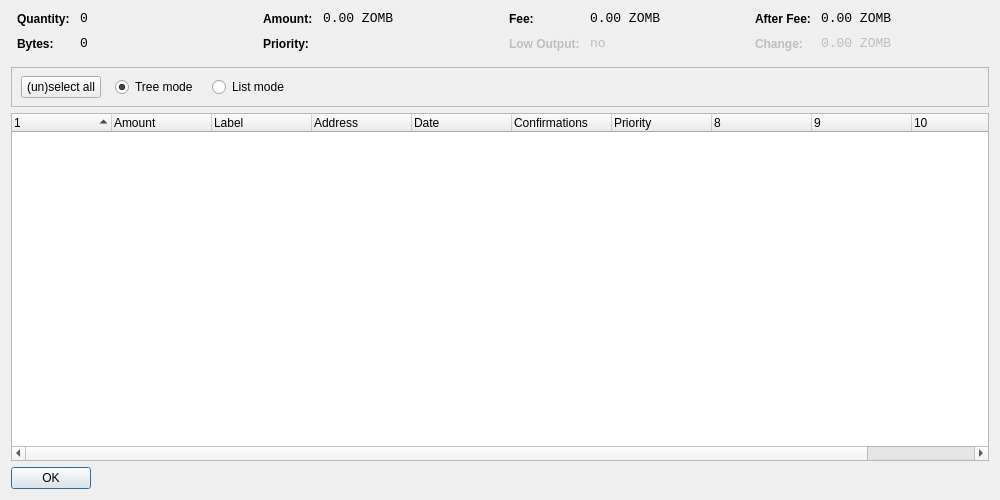
<?xml version="1.0" encoding="UTF-8"?>
<ui version="4.0">
 <class>CoinControlDialog</class>
 <widget class="QDialog" name="CoinControlDialog">
  <property name="geometry">
   <rect>
    <x>0</x>
    <y>0</y>
    <width>1000</width>
    <height>500</height>
   </rect>
  </property>
  <property name="windowTitle">
   <string>Coin Control</string>
  </property>
  <layout class="QVBoxLayout" name="verticalLayout">
   <item>
    <layout class="QHBoxLayout" name="horizontalLayoutTop" stretch="0,0,0,0">
     <property name="topMargin">
      <number>0</number>
     </property>
     <property name="bottomMargin">
      <number>10</number>
     </property>
     <item>
      <layout class="QFormLayout" name="formLayoutCoinControl1">
       <property name="horizontalSpacing">
        <number>10</number>
       </property>
       <property name="verticalSpacing">
        <number>10</number>
       </property>
       <property name="leftMargin">
        <number>6</number>
       </property>
       <property name="rightMargin">
        <number>6</number>
       </property>
       <item row="0" column="0">
        <widget class="QLabel" name="labelCoinControlQuantityText">
         <property name="styleSheet">
          <string notr="true">font-weight:bold;</string>
         </property>
         <property name="text">
          <string>Quantity:</string>
         </property>
        </widget>
       </item>
       <item row="0" column="1">
        <widget class="QLabel" name="labelCoinControlQuantity">
         <property name="font">
          <font>
           <family>Monospace</family>
           <pointsize>10</pointsize>
          </font>
         </property>
         <property name="cursor">
          <cursorShape>IBeamCursor</cursorShape>
         </property>
         <property name="contextMenuPolicy">
          <enum>Qt::ActionsContextMenu</enum>
         </property>
         <property name="text">
          <string notr="true">0</string>
         </property>
         <property name="textInteractionFlags">
          <set>Qt::LinksAccessibleByMouse|Qt::TextSelectableByKeyboard|Qt::TextSelectableByMouse</set>
         </property>
        </widget>
       </item>
       <item row="1" column="0">
        <widget class="QLabel" name="labelCoinControlBytesText">
         <property name="styleSheet">
          <string notr="true">font-weight:bold;</string>
         </property>
         <property name="text">
          <string>Bytes:</string>
         </property>
        </widget>
       </item>
       <item row="1" column="1">
        <widget class="QLabel" name="labelCoinControlBytes">
         <property name="font">
          <font>
           <family>Monospace</family>
           <pointsize>10</pointsize>
          </font>
         </property>
         <property name="cursor">
          <cursorShape>IBeamCursor</cursorShape>
         </property>
         <property name="contextMenuPolicy">
          <enum>Qt::ActionsContextMenu</enum>
         </property>
         <property name="text">
          <string notr="true">0</string>
         </property>
         <property name="textInteractionFlags">
          <set>Qt::LinksAccessibleByMouse|Qt::TextSelectableByKeyboard|Qt::TextSelectableByMouse</set>
         </property>
        </widget>
       </item>
      </layout>
     </item>
     <item>
      <layout class="QFormLayout" name="formLayoutCoinControl2">
       <property name="horizontalSpacing">
        <number>10</number>
       </property>
       <property name="verticalSpacing">
        <number>10</number>
       </property>
       <property name="leftMargin">
        <number>6</number>
       </property>
       <property name="rightMargin">
        <number>6</number>
       </property>
       <item row="0" column="0">
        <widget class="QLabel" name="labelCoinControlAmountText">
         <property name="styleSheet">
          <string notr="true">font-weight:bold;</string>
         </property>
         <property name="text">
          <string>Amount:</string>
         </property>
        </widget>
       </item>
       <item row="0" column="1">
        <widget class="QLabel" name="labelCoinControlAmount">
         <property name="font">
          <font>
           <family>Monospace</family>
           <pointsize>10</pointsize>
          </font>
         </property>
         <property name="cursor">
          <cursorShape>IBeamCursor</cursorShape>
         </property>
         <property name="contextMenuPolicy">
          <enum>Qt::ActionsContextMenu</enum>
         </property>
         <property name="text">
          <string notr="true">0.00 ZOMB</string>
         </property>
         <property name="textInteractionFlags">
          <set>Qt::LinksAccessibleByMouse|Qt::TextSelectableByKeyboard|Qt::TextSelectableByMouse</set>
         </property>
        </widget>
       </item>
       <item row="1" column="0">
        <widget class="QLabel" name="labelCoinControlPriorityText">
         <property name="styleSheet">
          <string notr="true">font-weight:bold;</string>
         </property>
         <property name="text">
          <string>Priority:</string>
         </property>
        </widget>
       </item>
       <item row="1" column="1">
        <widget class="QLabel" name="labelCoinControlPriority">
         <property name="font">
          <font>
           <family>Monospace</family>
           <pointsize>10</pointsize>
          </font>
         </property>
         <property name="cursor">
          <cursorShape>IBeamCursor</cursorShape>
         </property>
         <property name="contextMenuPolicy">
          <enum>Qt::ActionsContextMenu</enum>
         </property>
         <property name="text">
          <string/>
         </property>
         <property name="textInteractionFlags">
          <set>Qt::LinksAccessibleByMouse|Qt::TextSelectableByKeyboard|Qt::TextSelectableByMouse</set>
         </property>
        </widget>
       </item>
      </layout>
     </item>
     <item>
      <layout class="QFormLayout" name="formLayoutCoinControl3">
       <property name="horizontalSpacing">
        <number>10</number>
       </property>
       <property name="verticalSpacing">
        <number>10</number>
       </property>
       <property name="leftMargin">
        <number>6</number>
       </property>
       <property name="rightMargin">
        <number>6</number>
       </property>
       <item row="0" column="0">
        <widget class="QLabel" name="labelCoinControlFeeText">
         <property name="styleSheet">
          <string notr="true">font-weight:bold;</string>
         </property>
         <property name="text">
          <string>Fee:</string>
         </property>
        </widget>
       </item>
       <item row="0" column="1">
        <widget class="QLabel" name="labelCoinControlFee">
         <property name="font">
          <font>
           <family>Monospace</family>
           <pointsize>10</pointsize>
          </font>
         </property>
         <property name="cursor">
          <cursorShape>IBeamCursor</cursorShape>
         </property>
         <property name="contextMenuPolicy">
          <enum>Qt::ActionsContextMenu</enum>
         </property>
         <property name="text">
          <string notr="true">0.00 ZOMB</string>
         </property>
         <property name="textInteractionFlags">
          <set>Qt::LinksAccessibleByMouse|Qt::TextSelectableByKeyboard|Qt::TextSelectableByMouse</set>
         </property>
        </widget>
       </item>
       <item row="1" column="0">
        <widget class="QLabel" name="labelCoinControlLowOutputText">
         <property name="enabled">
          <bool>false</bool>
         </property>
         <property name="styleSheet">
          <string notr="true">font-weight:bold;</string>
         </property>
         <property name="text">
          <string>Low Output:</string>
         </property>
        </widget>
       </item>
       <item row="1" column="1">
        <widget class="QLabel" name="labelCoinControlLowOutput">
         <property name="enabled">
          <bool>false</bool>
         </property>
         <property name="font">
          <font>
           <family>Monospace</family>
           <pointsize>10</pointsize>
          </font>
         </property>
         <property name="cursor">
          <cursorShape>IBeamCursor</cursorShape>
         </property>
         <property name="contextMenuPolicy">
          <enum>Qt::ActionsContextMenu</enum>
         </property>
         <property name="text">
          <string notr="true">no</string>
         </property>
         <property name="textInteractionFlags">
          <set>Qt::LinksAccessibleByMouse|Qt::TextSelectableByKeyboard|Qt::TextSelectableByMouse</set>
         </property>
        </widget>
       </item>
      </layout>
     </item>
     <item>
      <layout class="QFormLayout" name="formLayoutCoinControl4">
       <property name="horizontalSpacing">
        <number>10</number>
       </property>
       <property name="verticalSpacing">
        <number>10</number>
       </property>
       <property name="leftMargin">
        <number>6</number>
       </property>
       <property name="rightMargin">
        <number>6</number>
       </property>
       <item row="0" column="0">
        <widget class="QLabel" name="labelCoinControlAfterFeeText">
         <property name="styleSheet">
          <string notr="true">font-weight:bold;</string>
         </property>
         <property name="text">
          <string>After Fee:</string>
         </property>
        </widget>
       </item>
       <item row="0" column="1">
        <widget class="QLabel" name="labelCoinControlAfterFee">
         <property name="font">
          <font>
           <family>Monospace</family>
           <pointsize>10</pointsize>
          </font>
         </property>
         <property name="cursor">
          <cursorShape>IBeamCursor</cursorShape>
         </property>
         <property name="contextMenuPolicy">
          <enum>Qt::ActionsContextMenu</enum>
         </property>
         <property name="text">
          <string notr="true">0.00 ZOMB</string>
         </property>
         <property name="textInteractionFlags">
          <set>Qt::LinksAccessibleByMouse|Qt::TextSelectableByKeyboard|Qt::TextSelectableByMouse</set>
         </property>
        </widget>
       </item>
       <item row="1" column="0">
        <widget class="QLabel" name="labelCoinControlChangeText">
         <property name="enabled">
          <bool>false</bool>
         </property>
         <property name="styleSheet">
          <string notr="true">font-weight:bold;</string>
         </property>
         <property name="text">
          <string>Change:</string>
         </property>
        </widget>
       </item>
       <item row="1" column="1">
        <widget class="QLabel" name="labelCoinControlChange">
         <property name="enabled">
          <bool>false</bool>
         </property>
         <property name="font">
          <font>
           <family>Monospace</family>
           <pointsize>10</pointsize>
          </font>
         </property>
         <property name="cursor">
          <cursorShape>IBeamCursor</cursorShape>
         </property>
         <property name="contextMenuPolicy">
          <enum>Qt::ActionsContextMenu</enum>
         </property>
         <property name="text">
          <string notr="true">0.00 ZOMB</string>
         </property>
         <property name="textInteractionFlags">
          <set>Qt::LinksAccessibleByMouse|Qt::TextSelectableByKeyboard|Qt::TextSelectableByMouse</set>
         </property>
        </widget>
       </item>
      </layout>
     </item>
    </layout>
   </item>
   <item>
    <widget class="QFrame" name="frame">
     <property name="minimumSize">
      <size>
       <width>0</width>
       <height>40</height>
      </size>
     </property>
     <property name="frameShape">
      <enum>QFrame::StyledPanel</enum>
     </property>
     <property name="frameShadow">
      <enum>QFrame::Sunken</enum>
     </property>
     <widget class="QWidget" name="horizontalLayoutWidget">
      <property name="geometry">
       <rect>
        <x>10</x>
        <y>0</y>
        <width>781</width>
        <height>41</height>
       </rect>
      </property>
      <layout class="QHBoxLayout" name="horizontalLayoutPanel" stretch="0,0,0,0,0">
       <property name="spacing">
        <number>14</number>
       </property>
       <item>
        <widget class="QPushButton" name="pushButtonSelectAll">
         <property name="sizePolicy">
          <sizepolicy hsizetype="Maximum" vsizetype="Fixed">
           <horstretch>0</horstretch>
           <verstretch>0</verstretch>
          </sizepolicy>
         </property>
         <property name="text">
          <string>(un)select all</string>
         </property>
        </widget>
       </item>
       <item>
        <widget class="QRadioButton" name="radioTreeMode">
         <property name="sizePolicy">
          <sizepolicy hsizetype="Maximum" vsizetype="Fixed">
           <horstretch>0</horstretch>
           <verstretch>0</verstretch>
          </sizepolicy>
         </property>
         <property name="text">
          <string>Tree mode</string>
         </property>
         <property name="checked">
          <bool>true</bool>
         </property>
        </widget>
       </item>
       <item>
        <widget class="QRadioButton" name="radioListMode">
         <property name="sizePolicy">
          <sizepolicy hsizetype="Maximum" vsizetype="Fixed">
           <horstretch>0</horstretch>
           <verstretch>0</verstretch>
          </sizepolicy>
         </property>
         <property name="text">
          <string>List mode</string>
         </property>
        </widget>
       </item>
       <item>
        <spacer name="horizontalSpacer">
         <property name="orientation">
          <enum>Qt::Horizontal</enum>
         </property>
         <property name="sizeHint" stdset="0">
          <size>
           <width>40</width>
           <height>20</height>
          </size>
         </property>
        </spacer>
       </item>
      </layout>
     </widget>
    </widget>
   </item>
   <item>
    <widget class="CoinControlTreeWidget" name="treeWidget">
     <property name="contextMenuPolicy">
      <enum>Qt::CustomContextMenu</enum>
     </property>
     <property name="sortingEnabled">
      <bool>false</bool>
     </property>
     <property name="columnCount">
      <number>11</number>
     </property>
     <attribute name="headerShowSortIndicator" stdset="0">
      <bool>true</bool>
     </attribute>
     <attribute name="headerStretchLastSection">
      <bool>false</bool>
     </attribute>
     <column>
      <property name="text">
       <string/>
      </property>
     </column>
     <column>
      <property name="text">
       <string>Amount</string>
      </property>
     </column>
     <column>
      <property name="text">
       <string>Label</string>
      </property>
     </column>
     <column>
      <property name="text">
       <string>Address</string>
      </property>
     </column>
     <column>
      <property name="text">
       <string>Date</string>
      </property>
     </column>
     <column>
      <property name="text">
       <string>Confirmations</string>
      </property>
      <property name="toolTip">
       <string>Confirmed</string>
      </property>
     </column>
     <column>
      <property name="text">
       <string>Priority</string>
      </property>
     </column>
     <column>
      <property name="text">
       <string/>
      </property>
     </column>
     <column>
      <property name="text">
       <string/>
      </property>
     </column>
     <column>
      <property name="text">
       <string/>
      </property>
     </column>
     <column>
      <property name="text">
       <string/>
      </property>
     </column>
    </widget>
   </item>
   <item>
    <widget class="QDialogButtonBox" name="buttonBox">
     <property name="sizePolicy">
      <sizepolicy hsizetype="Maximum" vsizetype="Fixed">
       <horstretch>0</horstretch>
       <verstretch>0</verstretch>
      </sizepolicy>
     </property>
     <property name="orientation">
      <enum>Qt::Horizontal</enum>
     </property>
     <property name="standardButtons">
      <set>QDialogButtonBox::Ok</set>
     </property>
    </widget>
   </item>
  </layout>
 </widget>
 <customwidgets>
  <customwidget>
   <class>CoinControlTreeWidget</class>
   <extends>QTreeWidget</extends>
   <header>coincontroltreewidget.h</header>
  </customwidget>
 </customwidgets>
 <resources/>
 <connections/>
</ui>
